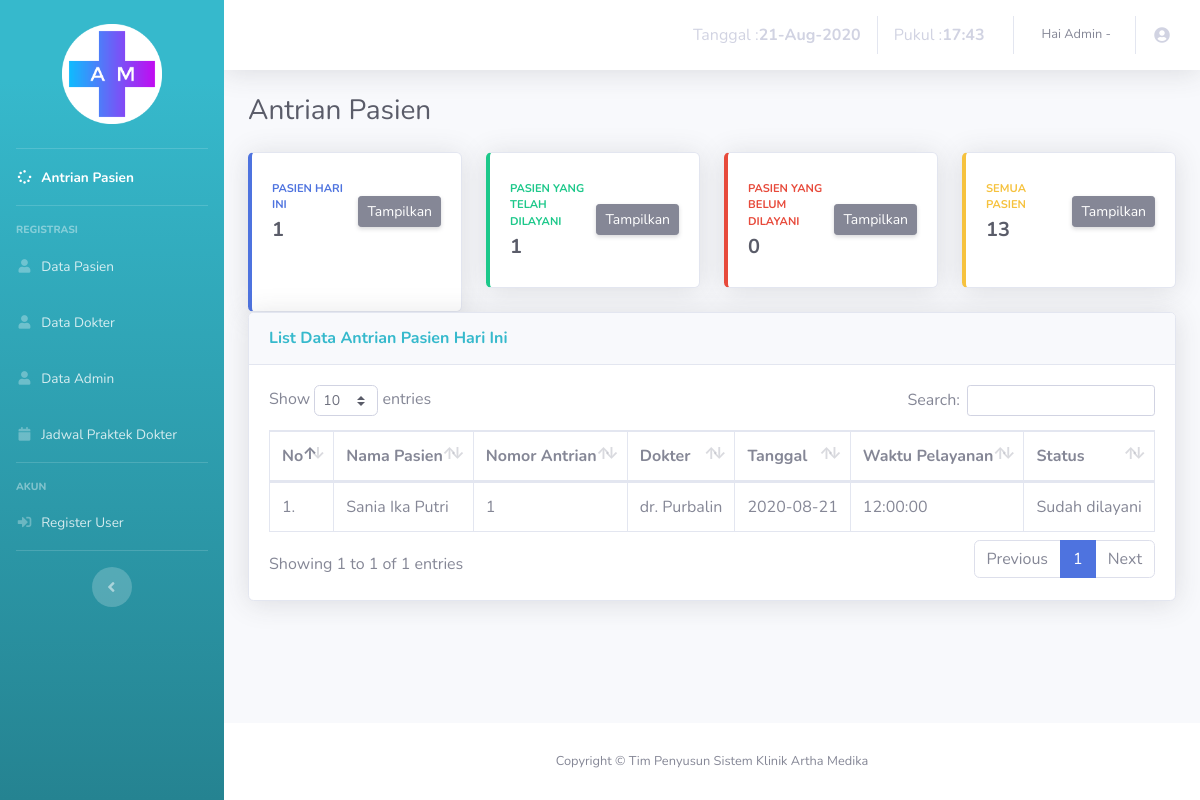
The app's page /admin/antrian-today.php with its own data.
### tables this page shows
CREATE TABLE IF NOT EXISTS `antrian` (
`id_antrian` int(5) NOT NULL,
  `id_pasien` int(5) NOT NULL,
  `id_dokter` int(1) NOT NULL,
  `nomor` int(2) NOT NULL,
  `tgl` date NOT NULL,
  `pukul` time NOT NULL,
  `status` varchar(15) NOT NULL
);

CREATE TABLE IF NOT EXISTS `pasien` (
`id_pasien` int(5) NOT NULL,
  `nama` varchar(30) NOT NULL,
  `tgl_lahir` date NOT NULL,
  `jk` varchar(10) NOT NULL,
  `alamat` varchar(50) NOT NULL,
  `pekerjaan` varchar(20) NOT NULL,
  `tlp` varchar(14) NOT NULL
);

CREATE TABLE IF NOT EXISTS `dokter` (
`id_dokter` int(1) NOT NULL,
  `nama` varchar(30) NOT NULL,
  `tgl_lahir` date NOT NULL,
  `jk` varchar(10) NOT NULL,
  `alamat` varchar(50) NOT NULL,
  `tlp` varchar(14) NOT NULL,
  `spesialis` varchar(17) NOT NULL
);

### admin/antrian-today.php (the view, shortened to what this page needs)
<!DOCTYPE html>
<html lang="en">
<head>
  <link href="vendor/fontawesome-free/css/all.min.css" rel="stylesheet" type="text/css">
  <link href="css/sb-admin-2.min.css" rel="stylesheet">
  <link href="vendor/datatables/dataTables.bootstrap4.min.css" rel="stylesheet">
</head>
<body id="page-top">
  <div id="wrapper">
    <ul class="navbar-nav bg-gradient-info sidebar sidebar-dark accordion" id="accordionSidebar">
      <br>
      <div class="logo">
        <a href="#" class="simple-text logo-normal">
          <img class="center" src="../image/logo.png"/>
        </a>
      </div>
      <br>
      <hr class="sidebar-divider my-0">
      <li class="nav-item active">
        <a class="nav-link" href="index.php">
          <i class="fas fa-fw fa-spinner"></i>
          <span>Antrian Pasien</span></a>
        </li>
        <hr class="sidebar-divider">
        <div class="sidebar-heading">
          Registrasi
        </div>
        <li class="nav-item">
          <a class="nav-link" href="datapasien.php">
            <i class="fas fa-fw fa-user"></i>
            <span>Data Pasien</span></a>
          </li>
          <li class="nav-item">
            <a class="nav-link" href="datadokter.php">
              <i class="fas fa-fw fa-user"></i>
              <span>Data Dokter</span></a>
            </li>
            <li class="nav-item">
              <a class="nav-link" href="dataadmin.php">
                <i class="fas fa-fw fa-user"></i>
                <span>Data Admin</span></a>
              </li>
              <li class="nav-item">
                <a class="nav-link" href="jadwal.php">
                  <i class="fas fa-fw fa-calendar"></i>
                  <span>Jadwal Praktek Dokter</span></a>
                </li>
                <hr class="sidebar-divider">
                <div class="sidebar-heading">
                  Akun
                </div>
                <li class="nav-item">
                  <a class="nav-link" href="datauser.php">
                    <i class="fas fa-fw fa-sign-in-alt"></i>
                    <span>Register User</span></a>
                  </li>
                  <hr class="sidebar-divider d-none d-md-block">
                  <div class="text-center d-none d-md-inline">
                    <button class="rounded-circle border-0" id="sidebarToggle"></button>
                  </div>
                </ul>
                <div id="content-wrapper" class="d-flex flex-column">
                  <div id="content">
                    <nav class="navbar navbar-expand navbar-light bg-white topbar mb-4 static-top shadow">
                      <ul class="navbar-nav ml-auto">
                        <li class="nav-item">
                          <a class="nav-link" href="#">
                           <?php
                           $tanggal= mktime(date("m"),date("d"),date("Y"));
                           echo "Tanggal : <b>".date("d-M-Y", $tanggal)."</b> ";
                           $jam=date("H:i");
                           echo "Pukul : <b>". $jam." "."</b>";
                           ?>
                         </a>
                       </li>
                       <li class="nav-item dropdown no-arrow">
                        <a class="nav-link dropdown-toggle" href="#" id="userDropdown" role="button" data-toggle="dropdown" aria-haspopup="true" aria-expanded="false">
                          <span class="mr-2 d-none d-lg-inline text-gray-600 small">Hai Admin -
                          ?></span>
                          <i class="fas fa-fw fa-user-circle"></i>
                        </a>
                      </li>
                    </ul>
                  </nav>
                  <div class="container-fluid">
                    <div class="d-sm-flex align-items-center justify-content-between mb-4">
                      <h1 class="h3 mb-0 text-gray-800">Antrian Pasien</h1>
                    </div>
                    <div class="row">
                      <div class="col-xl-3 col-md-6 mb-6">
                        <div class="card border-left-primary shadow h-100 py-2">
                          <div class="card-body">
                            <div class="row no-gutters align-items-center">
                              <div class="col mr-2">
                                <div class="text-xs font-weight-bold text-primary text-uppercase mb-1">Pasien hari ini</div>
                                <div class="h5 mb-0 font-weight-bold text-gray-800"> <?php
                                  include '../process/conSQL.php';
                                  $tgl    =date("Y-m-d");
                                  $query = "SELECT COUNT(*) AS tgl FROM antrian WHERE tgl='$tgl'";
                                  $result = mysqli_query($con, $query);
                                  $data = mysqli_fetch_assoc($result);
                                  echo $data['tgl'];
                                  ?></div>
                              </div>
                              <div class="col-auto">
                                <a href="antrian-today.php" class="d-none d-sm-inline-block btn btn-sm btn-secondary shadow-sm"> Tampilkan</a>
                              </div>
                            </div>
                          </div>
                        </div>
                      </div>
                      <div class="col-xl-3 col-md-6 mb-4">
                        <div class="card border-left-success shadow h-100 py-2">
                          <div class="card-body">
                            <div class="row no-gutters align-items-center">
                              <div class="col mr-2">
                                <div class="text-xs font-weight-bold text-success text-uppercase mb-1">Pasien yang telah dilayani</div>
                                <div class="h5 mb-0 font-weight-bold text-gray-800">
                                  <?php
                                  include '../process/conSQL.php';
                                  $query = "SELECT COUNT(*) AS data FROM antrian WHERE tgl = CURDATE() AND status='Sudah dilayani'";
                                  $result = mysqli_query($con, $query);
                                  $data = mysqli_fetch_assoc($result);
                                  echo $data['data'];
                                  ?>
                                </div>
                              </div>
                              <div class="col-auto">
                                <a href="antrian-done.php" class="d-none d-sm-inline-block btn btn-sm btn-secondary shadow-sm"> Tampilkan</a>
                              </div>
                            </div>
                          </div>
                        </div>
                      </div>
                      <div class="col-xl-3 col-md-6 mb-4">
                        <div class="card border-left-danger shadow h-100 py-2">
                          <div class="card-body">
                            <div class="row no-gutters align-items-center">
                              <div class="col mr-2">
                                <div class="text-xs font-weight-bold text-danger text-uppercase mb-1">Pasien yang belum dilayani</div>
                                <div class="h5 mb-0 font-weight-bold text-gray-800"><?php
                                  include '../process/conSQL.php';
                                  $query = "SELECT COUNT(*) AS data FROM antrian WHERE tgl = CURDATE() AND status='Belum dilayani'";
                                  $result = mysqli_query($con, $query);
                                  $data = mysqli_fetch_assoc($result);
                                  echo $data['data'];
                                  ?></div>
                              </div>
                              <div class="col-auto">
                                <a href="antrian-no.php" class="d-none d-sm-inline-block btn btn-sm btn-secondary shadow-sm"> Tampilkan</a>
                              </div>
                            </div>
                          </div>
                        </div>
                      </div>
                      <div class="col-xl-3 col-md-6 mb-4">
                        <div class="card border-left-warning shadow h-100 py-2">
                          <div class="card-body">
                            <div class="row no-gutters align-items-center">
                              <div class="col mr-2">
                                <div class="text-xs font-weight-bold text-warning text-uppercase mb-1">Semua Pasien</div>
                                <div class="h5 mb-0 font-weight-bold text-gray-800"><?php
                                  include '../process/conSQL.php';
                                  $query = "SELECT COUNT(*) AS id_antrian FROM antrian";
                                  $result = mysqli_query($con, $query);
                                  $data = mysqli_fetch_assoc($result);
                                  echo $data['id_antrian'];
                                  ?></div>
                              </div>
                              <div class="col-auto">
                                <a href="antrian-all.php" class="d-none d-sm-inline-block btn btn-sm btn-secondary shadow-sm"> Tampilkan</a>
                              </div>
                            </div>
                          </div>
                        </div>
                      </div>
                    </div>
                    <div class="card shadow mb-4">
                      <div class="card-header py-3">
                        <h6 class="m-0 font-weight-bold text-info">List Data Antrian Pasien Hari Ini</h6>
                      </div>
                      <div class="card-body">
                        <div class="table-responsive">
                          <table class="table table-bordered" id="dataTable" width="100%" cellspacing="0">
                            <thead>
                              <tr>
                                <th>No</th>
                                <th>Nama Pasien</th>
                                <th>Nomor Antrian</th>
                                <th>Dokter</th>
                                <th>Tanggal</th>
                                <th>Waktu Pelayanan</th>
                                <th>Status</th>
                              </tr>
                            </thead>
                            <tbody>
                            <?php
                              include '../process/conSQL.php';
                              $no = 1;
                              $tgl    =date("Y-m-d");
                              $query = "SELECT * FROM antrian WHERE tgl='$tgl' ORDER BY nomor asc";
                              $res = mysqli_query($con, $query);
                              if(mysqli_num_rows($res) == 0){
                                echo '<tr><td colspan="10">Tidak ada data!</td></tr>';
                              }else{
                               while($data = mysqli_fetch_assoc($res)){
                                echo "<tr>";
                                echo "<td>".$no++.".</td>";
                                $nama_pasien = $data['id_pasien'];
                                $nm = "SELECT nama FROM pasien WHERE id_pasien = $nama_pasien  ";
                                $result = mysqli_query($con, $nm);
                                $dataNm = mysqli_fetch_assoc($result);
                                echo "<td>".$dataNm['nama']."</td>";
                                echo "<td>".$data['nomor']."</td>";
                                $nama_dokter = $data['id_dokter'];
                                $dok = "SELECT nama FROM dokter WHERE id_dokter = $nama_dokter";
                                $result = mysqli_query($con, $dok);
                                $dataD = mysqli_fetch_assoc($result);
                                echo "<td>".$dataD['nama']."</td>";
                                echo "<td>".$data['tgl']."</td>";
                                echo "<td>".$data['pukul']."</td>";
                                echo "<td>".$data['status']."</td>";
                                echo '</tr>';
                              }
                            }
                            ?>
                          </tbody>
                        </table>
                      </div>
                    </div>
                  </div>
                </div>
              </div>
                    <footer class="sticky-footer bg-white">
                      <div class="container my-auto ">
                        <div class="copyright text-center my-auto ">
                          <span>Copyright &copy; Tim Penyusun Sistem Klinik Artha Medika</span>
                        </div>
                      </div>
                    </footer>
                  </div>
                </div>
              </body>
              </html>

### admin/antrian-today.php (style rules this page uses)
.center { margin-left:auto;margin-right:auto;display:block;width:100px }

### records on screen
antrian: id_pasien.nama "Sania Ika Putri", nomor "1", id_dokter.nama "dr. Purbalin", tgl "2020-08-21", pukul "12:00:00", status "Sudah dilayani"

### other values on screen
$data['tgl'] "1"
$data['data'] "1"
$data['data'] "0"
$data['id_antrian'] "13"
